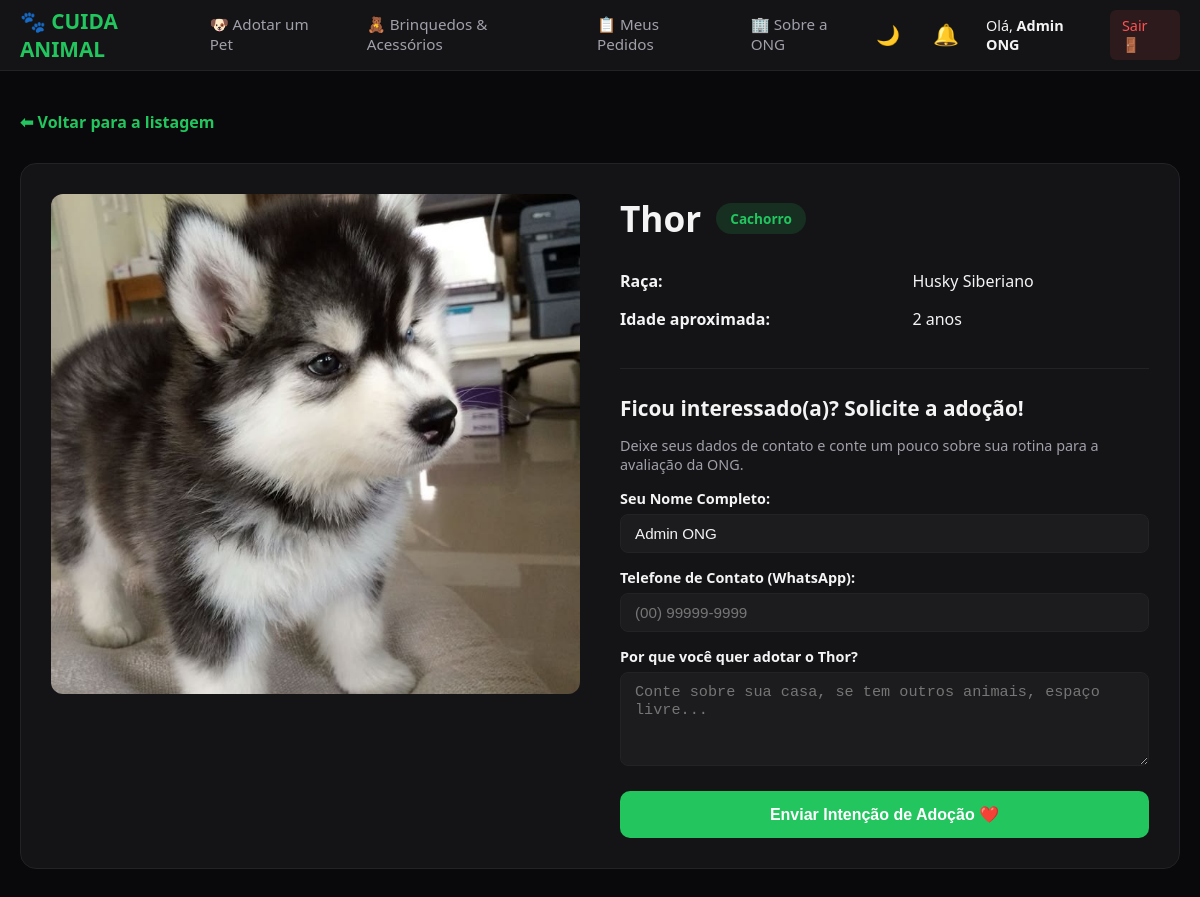
Screenshot of /animal-info.php?id=4 (signed in) with the database file from the repository.
### tables this page shows
CREATE TABLE IF NOT EXISTS `tb_animais` (
  `id` int(11) NOT NULL AUTO_INCREMENT,
  `nome` varchar(50) NOT NULL,
  `especie` varchar(50) NOT NULL,
  `raca` varchar(50) NOT NULL,
  `idade` int(11) NOT NULL DEFAULT 0,
  `cor` varchar(30) NOT NULL,
  `sexo` enum('Macho','Fêmea') NOT NULL,
  `descricao` text NOT NULL,
  `status` bit(1) NOT NULL DEFAULT b'1',
  `data` datetime NOT NULL DEFAULT current_timestamp(),
  `imagem` varchar(50) NOT NULL,
  PRIMARY KEY (`id`)
);

### animal-info.php (the view, shortened to what this page needs)
<?php
require_once 'backend/conexao.php';
$id_animal = (int)$_GET['id'];
try {
    $sql = "SELECT * FROM tb_animais WHERE id = :id";
    $comando = $conexao->prepare($sql);
    $comando->bindValue(':id', $id_animal, PDO::PARAM_INT);
    $comando->execute();
    $pet = $comando->fetch(PDO::FETCH_ASSOC);
} catch (PDOException $erro) {
    error_log($erro->getMessage());
    header("Location: painel-adotante.php");
    exit();
}
?>
<!DOCTYPE html>
<html lang="pt-BR">
<head>
    <link rel="stylesheet" href="assets/CSS/adotante.css">
</head>
<body>
    <?php include_once 'includes/header-publico.php'; ?>
    <main class="main-wrapper">
        <a href="painel-adotante.php" style="color: var(--primary); text-decoration: none; font-weight: 600; display: inline-block; margin-bottom: 20px;">⬅ Voltar para a listagem</a>
        <div class="info-container">
            <div class="info-img-box">
                <img src="assets/img/imagens-ong/<?php echo htmlspecialchars($pet['imagem']); ?>" alt="Foto de <?php echo htmlspecialchars($pet['nome']); ?>">
            </div>
            <div class="info-content-box">
                <div class="pet-header-details">
                    <h1><?php echo htmlspecialchars($pet['nome']); ?></h1>
                    <span class="badge-especie"><?php echo htmlspecialchars($pet['especie']); ?></span>
                </div>
                <table class="pet-specs-table">
                    <tr>
                        <td><strong>Raça:</strong></td>
                        <td><?php echo htmlspecialchars($pet['raca']); ?></td>
                    </tr>
                    <tr>
                        <td><strong>Idade aproximada:</strong></td>
                        <td><?php echo ($pet['idade'] == 1) ? "1 ano" : htmlspecialchars($pet['idade']) . " anos"; ?></td>
                    </tr>
                </table>
                <hr class="divisor-linha">
                <form action="" method="POST" class="form-adocao">
                    <h3>Ficou interessado(a)? Solicite a adoção!</h3>
                    <p style="color: var(--texto-suave); font-size: 0.9rem; margin-bottom: 15px;">Deixe seus dados de contato e conte um pouco sobre sua rotina para a avaliação da ONG.</p>
                    <div class="input-group-form">
                        <label for="nome_adotante">Seu Nome Completo:</label>
                        <input type="text" id="nome_adotante" name="nome_adotante" value="<?php echo htmlspecialchars($_SESSION['user_nome'] ?? ''); ?>" required>
                    </div>
                    <div class="input-group-form">
                        <label for="telefone_adotante">Telefone de Contato (WhatsApp):</label>
                        <input type="text" id="telefone_adotante" name="telefone_adotante" placeholder="(00) 99999-9999" required>
                    </div>
                    <div class="input-group-form">
                        <label for="mensagem">Por que você quer adotar o <?php echo htmlspecialchars($pet['nome']); ?>?</label>
                        <textarea id="mensagem" name="mensagem" rows="4" placeholder="Conte sobre sua casa, se tem outros animais, espaço livre..." required></textarea>
                    </div>
                    <button type="submit" class="btn-submit-adocao">Enviar Intenção de Adoção ❤️</button>
                </form>
            </div>
        </div>
    </main>
</body>
</html>

### assets/CSS/adotante.css (style rules this page uses)
:root { --bg-puro: #f8f9fa; --bg-card: #ffffff; --bg-nav: #ffffff; --texto-master: #18181b; --texto-suave: #71717a; --borda-suave: #e4e4e7; --primary: #22c55e; --primary-hover: #16a34a; --input-bg: #ffffff; }
body.dark-theme { --bg-puro: #09090b; --bg-card: #141416; --bg-nav: #141416; --texto-master: #f4f4f5; --texto-suave: #a0a0aa; --borda-suave: #222227; --input-bg: #1c1c1f; }
body { background-color: var(--bg-puro); color: var(--texto-master); margin: 0; padding: 0; font-family: 'Segoe UI', system-ui, sans-serif; transition: background-color 0.3s ease, color 0.3s ease; }
.main-wrapper { max-width: 1200px; margin: 40px auto; padding: 0 20px; }
.info-container { display: grid; grid-template-columns: 1fr 1fr; gap: 40px; background-color: var(--bg-card); border: 1px solid var(--borda-suave); border-radius: 16px; padding: 30px; margin-top: 10px; transition: background-color 0.3s, border-color 0.3s; }
.info-img-box { width: 100%; height: auto; max-height: 500px; border-radius: 12px; overflow: hidden; }
.info-img-box img { width: 100%; height: 100%; object-fit: cover; }
.info-content-box { display: flex; flex-direction: column; }
.pet-header-details { display: flex; align-items: center; gap: 15px; margin-bottom: 20px; }
.pet-header-details h1 { margin: 0; font-size: 2.2rem; font-weight: 700; }
.badge-especie { background-color: rgba(34, 197, 94, 0.15); color: var(--primary); padding: 6px 14px; border-radius: 20px; font-weight: 600; font-size: 0.85rem; }
.pet-specs-table { width: 100%; border-collapse: collapse; margin-bottom: 20px; }
.pet-specs-table td { padding: 8px 0; font-size: 1rem; }
.divisor-linha { border: 0; border-top: 1px solid var(--borda-suave); margin: 10px 0 25px 0; }
.form-adocao h3 { margin: 0 0 5px 0; font-size: 1.3rem; }
.input-group-form { display: flex; flex-direction: column; gap: 6px; margin-bottom: 15px; }
.input-group-form label { font-size: 0.9rem; font-weight: 600; color: var(--texto-master); }
.input-group-form input, .input-group-form textarea { background-color: var(--input-bg); border: 1px solid var(--borda-suave); color: var(--texto-master); padding: 10px 14px; border-radius: 8px; font-size: 0.95rem; outline: none; transition: border-color 0.2s; }
.btn-submit-adocao { background-color: var(--primary); color: #ffffff; border: none; width: 100%; padding: 14px; border-radius: 10px; font-size: 1rem; font-weight: 600; cursor: pointer; transition: background-color 0.2s; margin-top: 10px; }

### rows the page displays
tb_animais: imagem (picture), nome "Thor", especie "Cachorro", raca "Husky Siberiano", idade "2"

### other values shown
$_SESSION['user_nome'] "Admin ONG"
